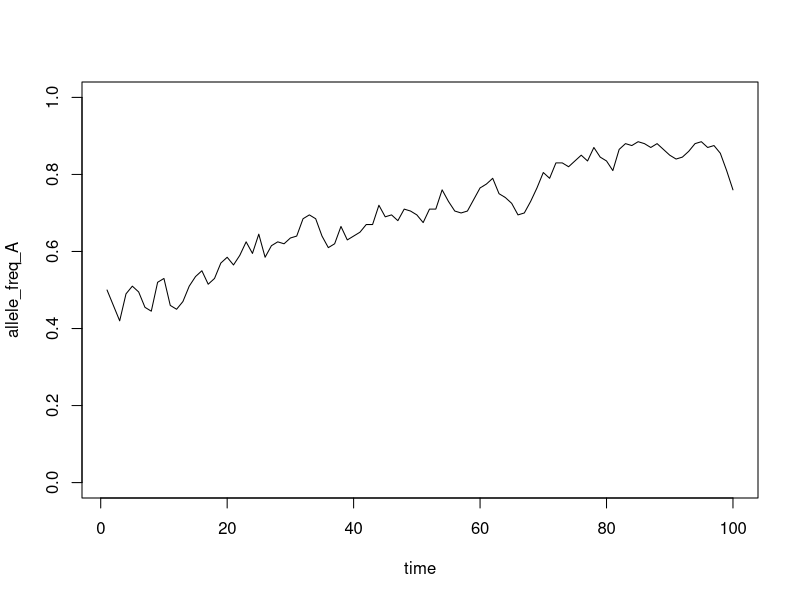
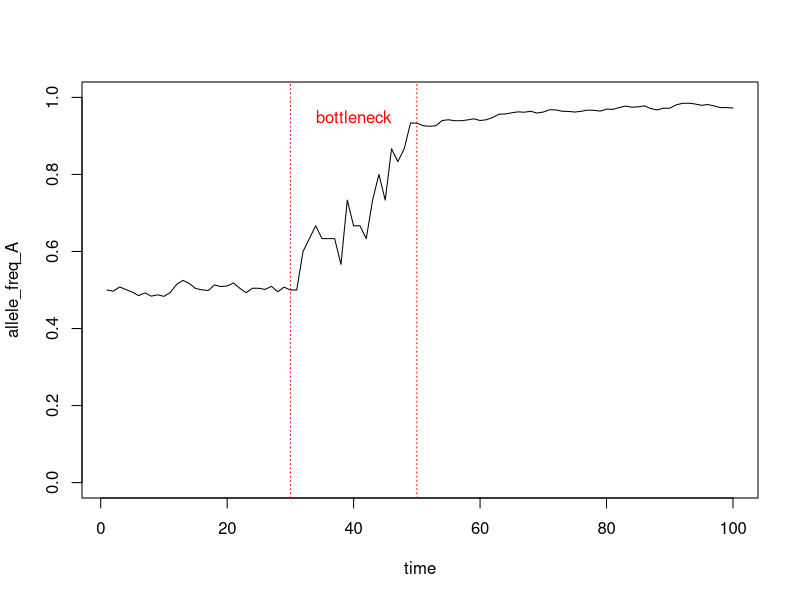

These figures' R source, in order:
## ---- chunk 1
set.seed(123)
## ---- chunk 2
pop_size <- 500
## ---- chunk 3
pool_size <- pop_size * 2
## ---- chunk 4
initial_frequency_A <- 0.5
initial_frequency_a <- 1 - initial_frequency_A
## ---- chunk 5
number_A <- round(initial_frequency_A * pool_size)
number_a <- round(initial_frequency_a * pool_size)
## ---- chunk 6
gene_pool <- c(rep("A", number_A), rep("a", number_a))
table(gene_pool)
## ---- chunk 7
prop.table(table(gene_pool))
## ---- chunk 8
new_gene_pool <- sample(gene_pool, 2 * pop_size, replace = TRUE)
## ---- chunk 9
prop.table(table(new_gene_pool))
## ---- chunk 10
# Set number of generations
n_gen <- 100
pop_size <- 100

# Set up an empty vector of length n_gen to contain results
allele_freq_A <- rep(NA, n_gen)

# Put in an initial value for frequency of A
allele_freq_A[1] <- 0.5

# Establish the initial gene pool and name it gene_pool_time_n
# This part looks complicated, but I am just condensing the code 
# from above into 1 line.
gene_pool_time_n <- c(
  rep("A", round(2 * allele_freq_A[1] * pop_size)),
  rep("a", round(2 * (1 - allele_freq_A[1]) * pop_size))
)

for (i in 2:n_gen) {
  gene_pool_time_n_plus_1 <- sample(gene_pool_time_n,
    pop_size * 2,
    replace = TRUE
  )
  gene_pool_table <- table(factor(gene_pool_time_n_plus_1, 
                                  levels = c("A", "a")))
  allele_freq_A[i] <- gene_pool_table[2] / sum(gene_pool_table)

  # Replace the old gene pool with the new one.
  gene_pool_time_n <- gene_pool_time_n_plus_1
}
## ---- chunk 11
plot(1:n_gen, allele_freq_A, type = "l", 
     xlab = "time", 
     ylim = c(0, 1))
## ---- chunk 12
# Set number of generations
n_gen <- 100

# Set up an empty vector of length n_gen to contain results
allele_freq_A <- rep(NA, n_gen)

# Put in an initial value for frequency of A
allele_freq_A[1] <- 0.5

# Establish the initial gene pool and name it gene_pool_time_n
# This part looks complicated, but I am just condensing the code from above into 1 line.
gene_pool_time_n <- c(
  rep("A", round(2 * allele_freq_A[1] * pop_size)),
  rep("a", round(2 * (1 - allele_freq_A[1]) * pop_size))
)

for (i in 2:n_gen) {
  if (i %in% 30:50) {
  pop_size <- 15
} else {
  pop_size <- 1000
}
  gene_pool_time_n_plus_1 <- sample(gene_pool_time_n,
    pop_size * 2,
    replace = TRUE
  )
  gene_pool_table <- table(gene_pool_time_n_plus_1)
  allele_freq_A[i] <- gene_pool_table[2] / sum(gene_pool_table)

  # Replace the old gene pool with the new one.
  gene_pool_time_n <- gene_pool_time_n_plus_1
}
plot(1:n_gen, allele_freq_A, type = "l", xlab = "time", ylim = c(0, 1))
abline(v = 30,col= "red", lty = 3)
abline(v = 50,col= "red", lty = 3)
text(40,0.95,"bottleneck", col = "red")

